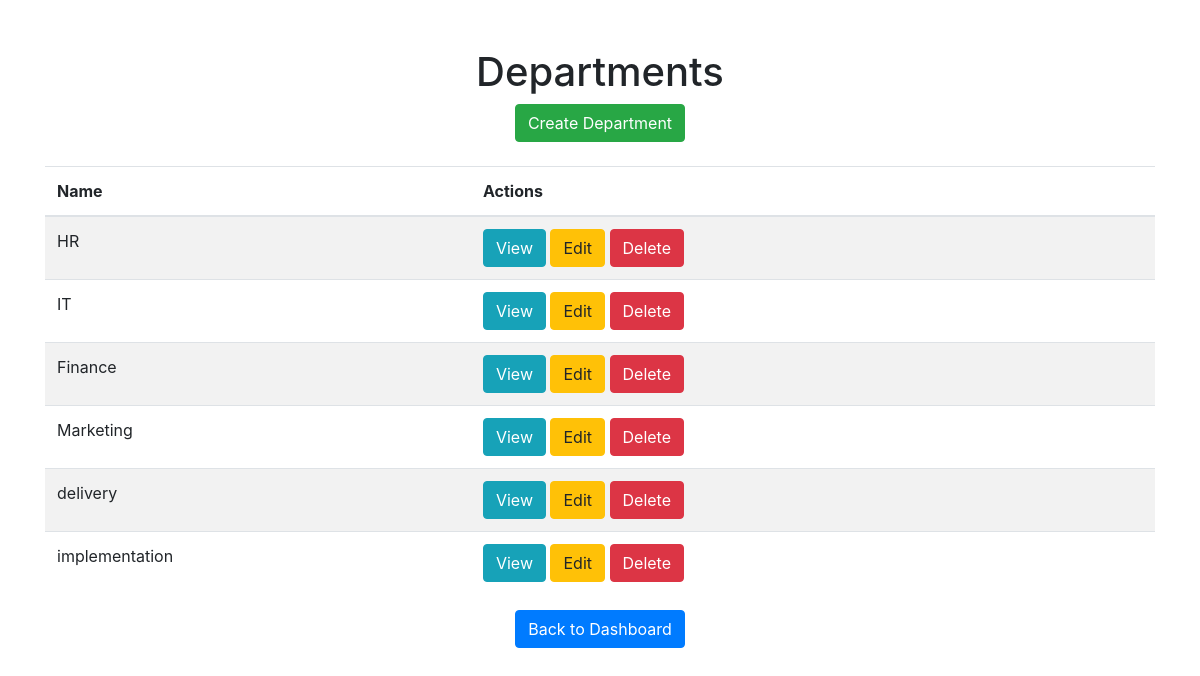
/departments/ (signed in), run on the app's committed database.
### core/models.py (models this page shows, shortened)
class Department(models.Model):
    name = models.CharField(max_length=100)  # Name field for department

### core/views.py (the view)
# urls.py: path('departments/', views.department_list, name='department_list'),
@login_required
def department_list(request):
    departments = Department.objects.all()
    return render(request, 'core/department_list.html', {'departments': departments})

### core/templates/core/department_list.html (shortened to what this page needs)
<!DOCTYPE html>
<html lang="en">
<head>
    <link href="https://maxcdn.bootstrapcdn.com/bootstrap/4.5.2/css/bootstrap.min.css" rel="stylesheet">
</head>
<body>
<div class="container mt-5">
    <div class="text-center mb-4">
        <h1>Departments</h1>
        <a href="{% url 'department_create' %}" class="btn btn-success">Create Department</a>
    </div>
    <table class="table table-striped">
        <thead>
            <tr>
                <th>Name</th>
                <th>Actions</th>
            </tr>
        </thead>
        <tbody>
            {% for department in departments %}
                <tr>
                    <td>{{ department.name }}</td>
                    <td>
                        <a href="{% url 'department_detail' department.pk %}" class="btn btn-info">View</a>
                        <a href="{% url 'department_edit' department.pk %}" class="btn btn-warning">Edit</a>
                        <form method="post" action="{% url 'department_delete' department.pk %}" class="d-inline">
                            <button type="submit" class="btn btn-danger">Delete</button>
                        </form>
                    </td>
                </tr>
            {% endfor %}
        </tbody>
    </table>
</div>
<div class="text-center mb-4">
  <a href="{% url 'manager_dashboard' %}" class="btn btn-primary">Back to Dashboard</a>
</div>
</body>
</html>

### data on the page
Department: name "HR"
Department: name "IT"
Department: name "Finance"
Department: name "Marketing"
Department: name "delivery"
Department: name "implementation"
